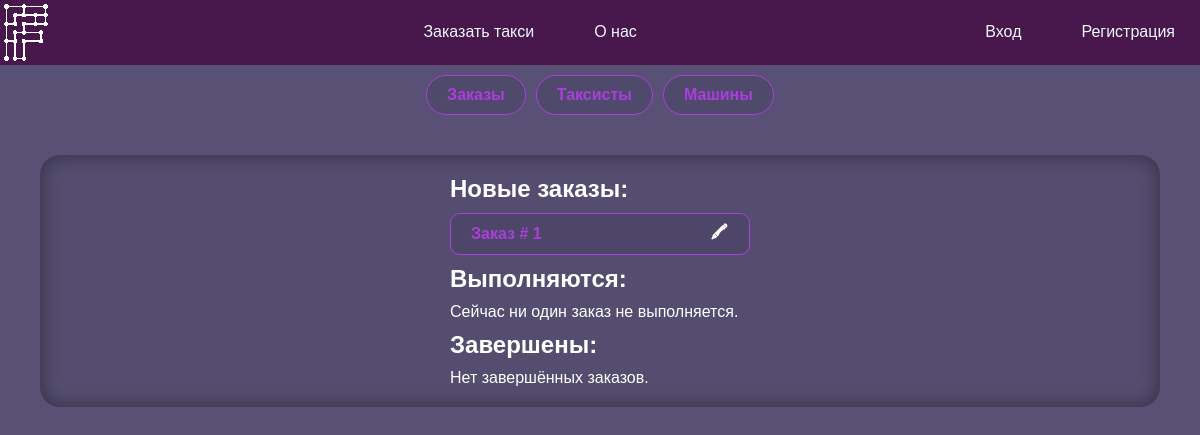
/admin.php, run on an earlier commit of the app's database.
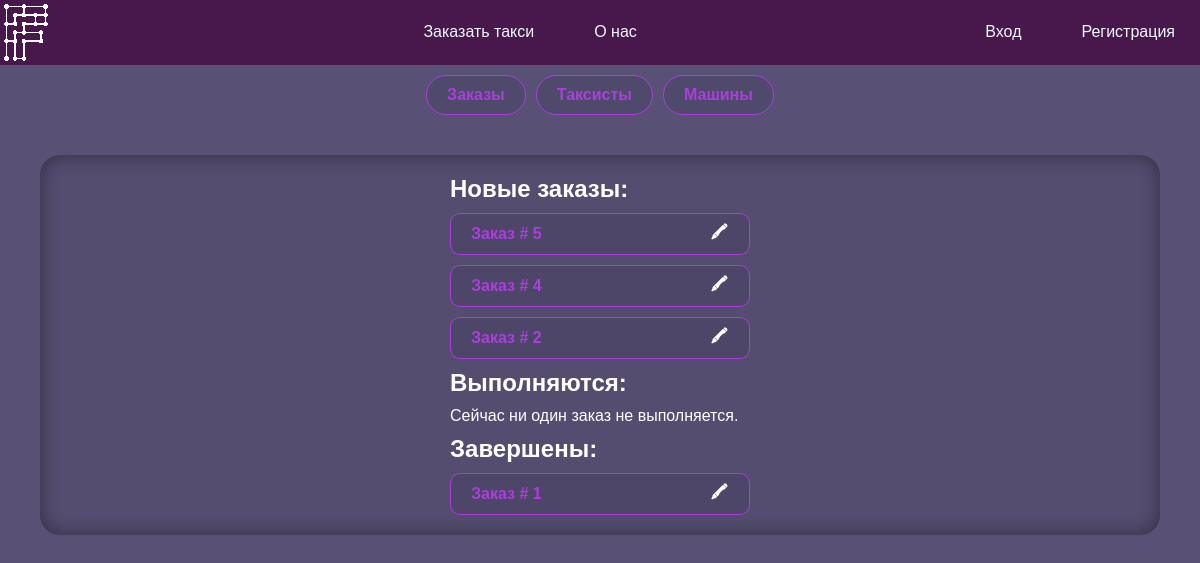
And on a later commit of the database.
### tables this page shows
CREATE TABLE `orders` (
  `id` int(11) NOT NULL,
  `taxist` int(11) DEFAULT NULL,
  `client` int(11) NOT NULL,
  `from` int(11) NOT NULL,
  `to` int(11) NOT NULL,
  `weight` int(11) NOT NULL,
  `time` time NOT NULL DEFAULT '11:00:00',
  `cost` int(11) NOT NULL DEFAULT '150',
  `status` int(11) NOT NULL DEFAULT '1'
);

### funcs/DBinteraction.php (called while the page is built, shortened)
<?php
function selectFrom($query, $way)
{
    if (trim($query) == null) {
        $_SESSION['result'] = "Вы передали пустой запрос.";
    } else {
    require "connect.php";
    $res = $con->query($query);
    switch ($way) {
        case "ALL":
            $output = $res->fetch_all(MYSQLI_ASSOC);
            break;
    }}
    return $output;
}

### funcs/listGenerator.php (the view, shortened to what this page needs)
<?php
function generateListItem($listItem, $listType)
{
?>
    <div class="accent brad10 flex jc-sb ai-c">
        <span>
            <?php
            switch ($listType) {
                case "order":
            ?>
                    Заказ #
                    <?= $listItem['id'] ?>
                <?php
                    break;
                ?>
            <?php
            }
            ?>
        </span>
        <div class="flex g10">
            <?php
            switch ($listType) {
                case "order":
                    $href = "?edit=order&id=" . $listItem['id'];
                    break;
            }
            ?>
            <a href="<?= $href ?>" class="accent-invert">🖍</a>
        </div>
    </div>
<?php
}

### admin/toolOrders.php (shortened to what this page needs)
<?php
require_once("./funcs/DBinteraction.php");
$query = "SELECT orders.id,
statuses.name AS `status`
FROM orders
INNER JOIN statuses ON orders.status = statuses.id
ORDER BY `orders`.`id` DESC";
$orders = selectFrom($query, "ALL");
?>
<div class="list flex column g10 wcenter">
    <?php
    require("./funcs/listGenerator.php");
    ?>
    <h2>Новые заказы:</h2>
    <?php
    foreach ($orders as $order) {
        if ($order['status'] == "Новый") {
            generateListItem($order, "order");
        }
    }
    ?>
    <h2>Выполняются:</h2>
    <?php
    $emptyList = true;
    if ($emptyList) {
    ?>
        <p>Сейчас ни один заказ не выполняется.</p>
    <?php
    }
    ?>
    <h2>Завершены:</h2>
    <?php
    $emptyList = true;
    foreach ($orders as $order) {
        if ($order['status'] == "Завершён") {
            $emptyList = false;
        }
    }
    if ($emptyList) {
    ?>
        <p>Нет завершённых заказов.</p>
    <?php
    }
    ?>
</div>

What changed in the data, as far as the page shows it:
added orders: id "5", shown under "Новые заказы:"
added orders: id "4", shown under "Новые заказы:"
added orders: id "2", shown under "Новые заказы:"
changed orders id 1: moves from the list under "Новые заказы:" to the list under "Завершены:"
Also different on the page:
text no longer shown: "Нет завершённых заказов."
